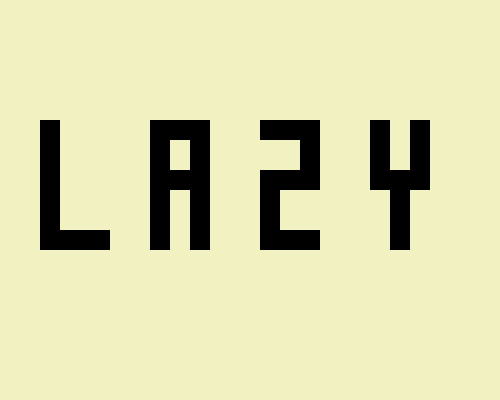
Frame 1 (no input)
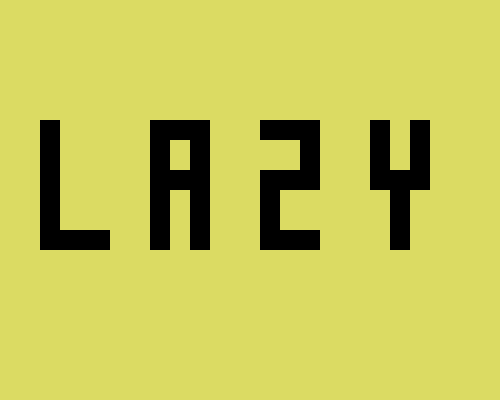
Frame 60 (no input)
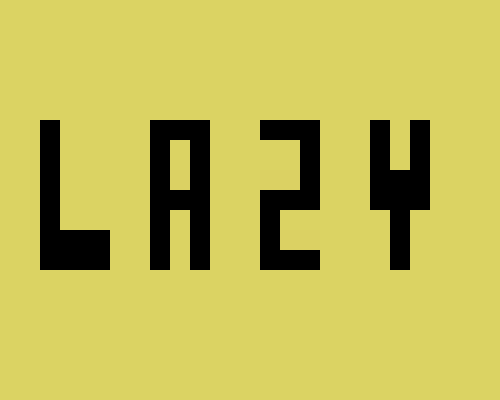
Frame 120 (the mouse pressed at the canvas centre since frame 60)

The p5.js sketch that drew these frames (run headless with seeded random() and noise() and a simulated clock; from frame 60 on, the mouse is pressed at the canvas centre):

// p5.js sketch
// ── sketch.js
function setup() {
  createCanvas(500, 400);
}

function draw() {
  
  const LeannY = mouseY / 10;
  const LeannX = mouseX / 10;
  
  background(220,220-LeannX/2,100,100);

 

  noStroke();
  fill(0);

  //L
  beginShape();
  vertex(40, 250 + LeannY);
  vertex(40, 120);
  vertex(60, 120);
  vertex(60, 230);
  vertex(110, 230);
  vertex(110, 250 + LeannY);
  endShape();
  
  //A
  beginShape();
  vertex(150,250 + LeannY);
  vertex(150, 120);
  vertex(210, 120);
  vertex(210,250 + LeannY);
  vertex(190,250 + LeannY);
  vertex(190,190+LeannY);
  vertex(170,190+LeannY);
  vertex(170,250 + LeannY);
  beginContour();
  vertex(170,170+LeannY);
  vertex(190,170+LeannY);
  vertex(190,140);
  vertex(170,140);
  endContour();
  endShape();
  
   //Z
  beginShape();
  vertex(260,120);
  vertex(320,120);
  vertex(320,190+LeannY);
  vertex(280,190+LeannY);
  vertex(280,230+LeannY);
  vertex(320,230+LeannY);
  vertex(320,250+LeannY);
  vertex(260,250+LeannY);
  vertex(260,170+LeannY);
  vertex(300,170+LeannY);
  vertex(300,140);
  vertex(260,140);
  endShape();
  
  //Y
  beginShape();
  vertex(370,120);
  vertex(390,120);
  vertex(390,170);
  vertex(410,170);
  vertex(410,120);
  vertex(430,120);
  vertex(430,190+LeannY);
  vertex(410,190+LeannY);
  vertex(410,250+LeannY);
  vertex(390,250+LeannY);
  vertex(390,190+LeannY);
  vertex(370,190+LeannY);
  endShape();
  
}
